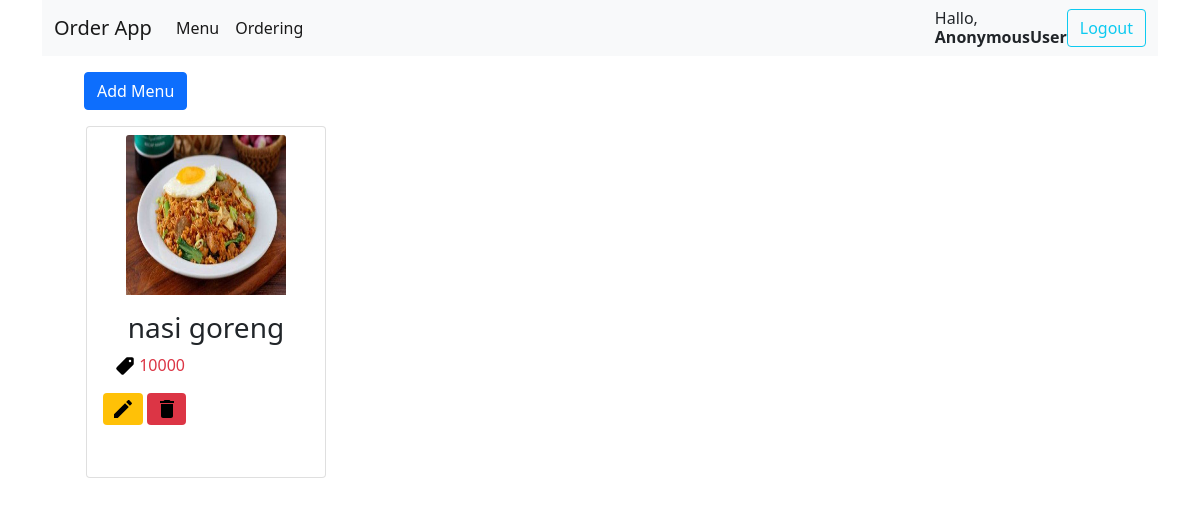
Page /restoran/chef/ on the earlier database version.
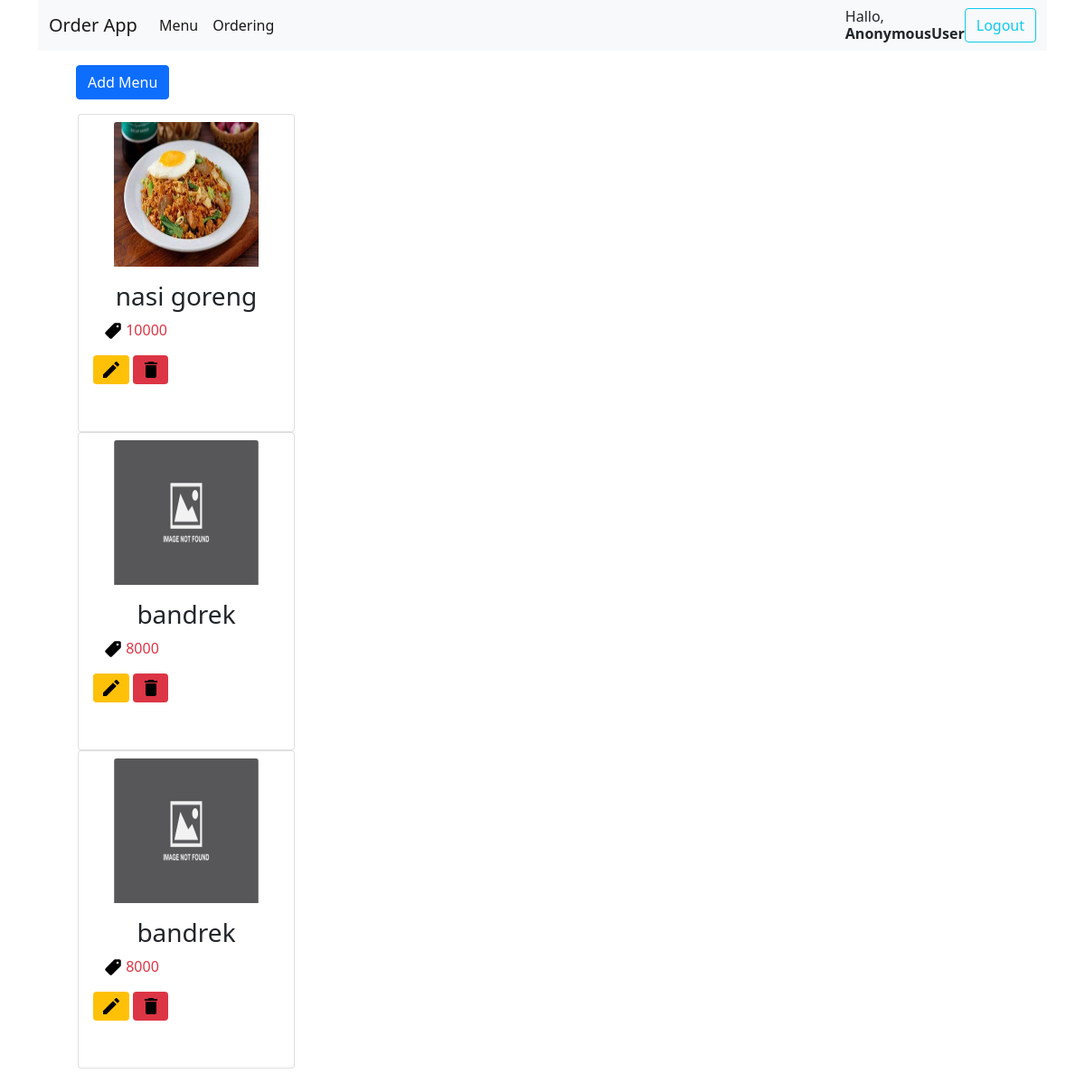
Same page on the later database version.
### restoran/models.py (models this page shows, shortened)
class MenuRestoran(models.Model):
    name_menu = models.CharField(max_length=200)
    category_menu = models.CharField(max_length=200)
    image_menu = models.ImageField(null=True, blank=True, upload_to='media')
    price_menu = models.DecimalField(max_digits=6, decimal_places=0)
    slug = models.SlugField(blank=True, editable=False)

### restoran/views.py (the view)
# urls.py: path('chef/', IndexChefView.as_view(), name='chef'),
class IndexChefView(ListView):
    model = MenuRestoran
    print()

### restoran/templates/restoran/menurestoran_list.html (shortened to what this page needs)
{% extends 'base.html' %}
{% load static %}
{% block contents %}
<div class="container">
    <nav class="navbar navbar-expand-lg navbar-light bg-light">
        <div class="container-fluid">
          <a class="navbar-brand" href="{% url 'restoran:chef' %}">Order App</a>
          <div class="collapse navbar-collapse" id="navbarNavDropdown">
            <ul class="navbar-nav">
              <li class="nav-item">
                <a class="nav-link active" aria-current="page" href="{% url 'restoran:chef' %}">Menu</a>
              </li>
              <li class="nav-item">
                <a class="nav-link active" aria-current="page" href="{% url 'restoran:chef' %}">Ordering</a>
              </li>
            </ul>
          </div>
          <h6 class="nav navbar-nav navbar-right">Hallo, <b>{{user}}</b></h6>
          <ul class="nav navbar-nav navbar-right">
              <li class="nav-item">
              <a class="btn btn-outline-info" href="{% url 'restoran:login' %}">Logout</a>
            </li>
          </ul>
        </div>
      </nav>
      <a class="btn btn-primary mt-3" href="{% url 'restoran:addmenu' %}" style="margin-left: 42px;">Add Menu</a>
      <div class="container">
          <ul class="mt-3">
            {% for menu in object_list %}
              <div class="card float-left ml-3" style="width: 15rem; height: 22rem">
                {% if menu.image_menu %}
                  <img class="card-img-top mx-auto mt-2 " src="{{menu.image_menu.url}}" alt="{{menu.image_menu}}" style="width: 10rem; height:10rem">
                {% else %}
                  <img class="card-img-top mx-auto mt-2 " src="{% static 'img/default.png' %}" alt="{{menu.image_menu}}" style="width: 10rem; height:10rem">
                {% endif %}
                <div class="card-body">
                  <h3 class="card-text text-center">{{menu.name_menu}}</h3>
                  <div class="container mt-2">
                    <img src="/static/img/pricetag.svg" style="width:20px; height:20px">
                    <span class="text-danger text-center font-weight-bold">{{menu.price_menu}}</span>
                  </div>
                  <a class="badge bg-warning" href=""><span class="oi" data-glyph="icon-name" title="icon name" aria-hidden="true"><img src="/static/img/edit.svg" alt=""></a>
                  <a class="badge bg-danger mt-3" href=""><span class="oi" data-glyph="icon-name" title="icon name" aria-hidden="true"><img src="/static/img/delete.svg" alt=""></a>
                </div>
              </div>
            {% endfor %}
          </ul>
      </div>
{% endblock contents %}

### templates/base.html (shortened to what this page needs)
{% load static %}
<!doctype html>
<html lang="en">
  <head>
    <link rel="stylesheet" href="{% static 'bootstrap/bootstrap.css' %}">
  </head>
  <body>
    {% block contents %}
    {% endblock contents %}
  </body>
</html>

Differences in the rows shown:
added MenuRestoran: name_menu "bandrek", price_menu "8000"
added MenuRestoran: name_menu "bandrek", price_menu "8000"
